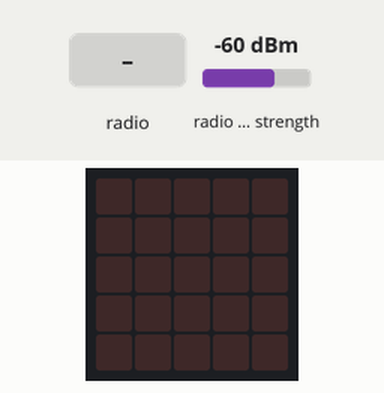
Bench run of a program on a simulated BBC micro:bit (MakeCode). Parts: the board's 5×5 LED display. The inputs (shaded band) are chosen by the test bench; at power-on: radio signal strength -60 dBm.

Above: at 1.2 s.
1.3 s: radio message "Moving" arrives
At 1.8 s:
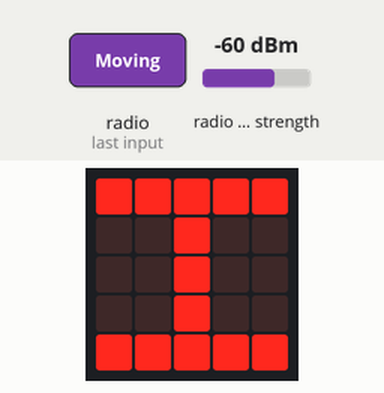
Timing chart, 0 to 4.3 s (numbered marks = the images above; inputs shaded):
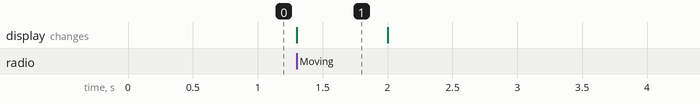

Measured:
- after the input at 1.3 s, the display: changes at once (image 1)
- what the display in image 1 shows lasts 0.7 s, from 1.3 s to 2.0 s

The program:

walker_receiver.py
```python
def on_received_number(receivedNumber):
    global currentstrength, initialstrength, initialtime, currenttime
    if initialised == 1:
        currentstrength = radio.received_packet(RadioPacketProperty.SIGNAL_STRENGTH)
        if currentstrength != initialstrength and abs(currentstrength - initialstrength) >= 8:
            radio.set_group(1)
            radio.send_string("Moving")
            initialstrength = currentstrength
            initialtime = running_time_in_seconds
            currenttime = running_time_in_seconds
        else:
            currenttime = running_time_in_seconds
            if currenttime - initialtime >= 5:
                radio.set_group(1)
                radio.send_string("Still")
        radio.set_group(originalgroup)
radio.on_received_number(on_received_number)

def on_received_string(receivedString):
    global initialstrength, currentstrength, initialised
    initialstrength = radio.received_packet(RadioPacketProperty.SIGNAL_STRENGTH)
    currentstrength = radio.received_packet(RadioPacketProperty.SIGNAL_STRENGTH)
    initialised = 1
    basic.show_leds("""
        # # # # #
        . . # . .
        . . # . .
        . . # . .
        # # # # #
        """)
    basic.pause(300)
    basic.clear_screen()
radio.on_received_string(on_received_string)

initialstrength = 0
currentstrength = 0
initialised = 0
currenttime = 0
running_time_in_seconds = 0
initialtime = 0
originalgroup = 0
originalgroup = 2
radio.set_group(originalgroup)
initialtime = running_time_in_seconds
currenttime = running_time_in_seconds
initialised = 0

def on_forever():
    global running_time_in_seconds
    running_time_in_seconds = Math.round(input.running_time()) / 1000
    basic.pause(1000)
basic.forever(on_forever)
```
